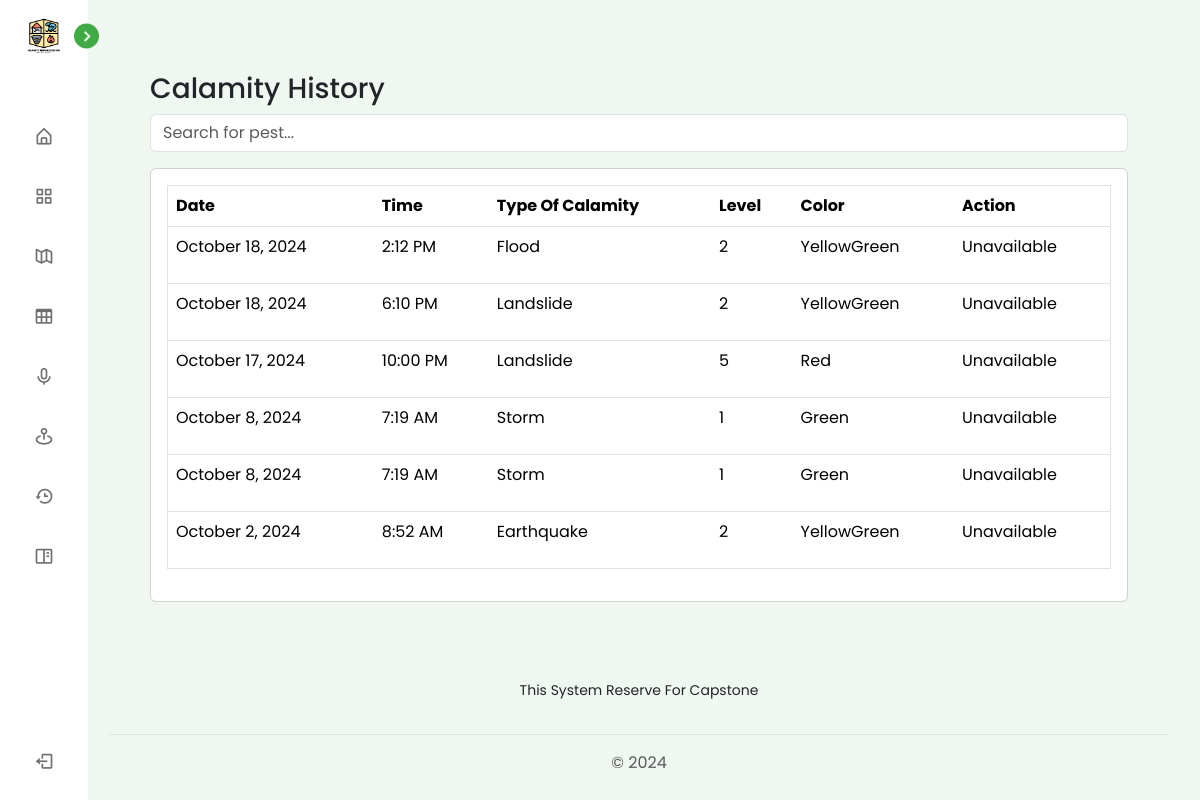
The app's page /view/pages/admin/history.php (signed in), older data.
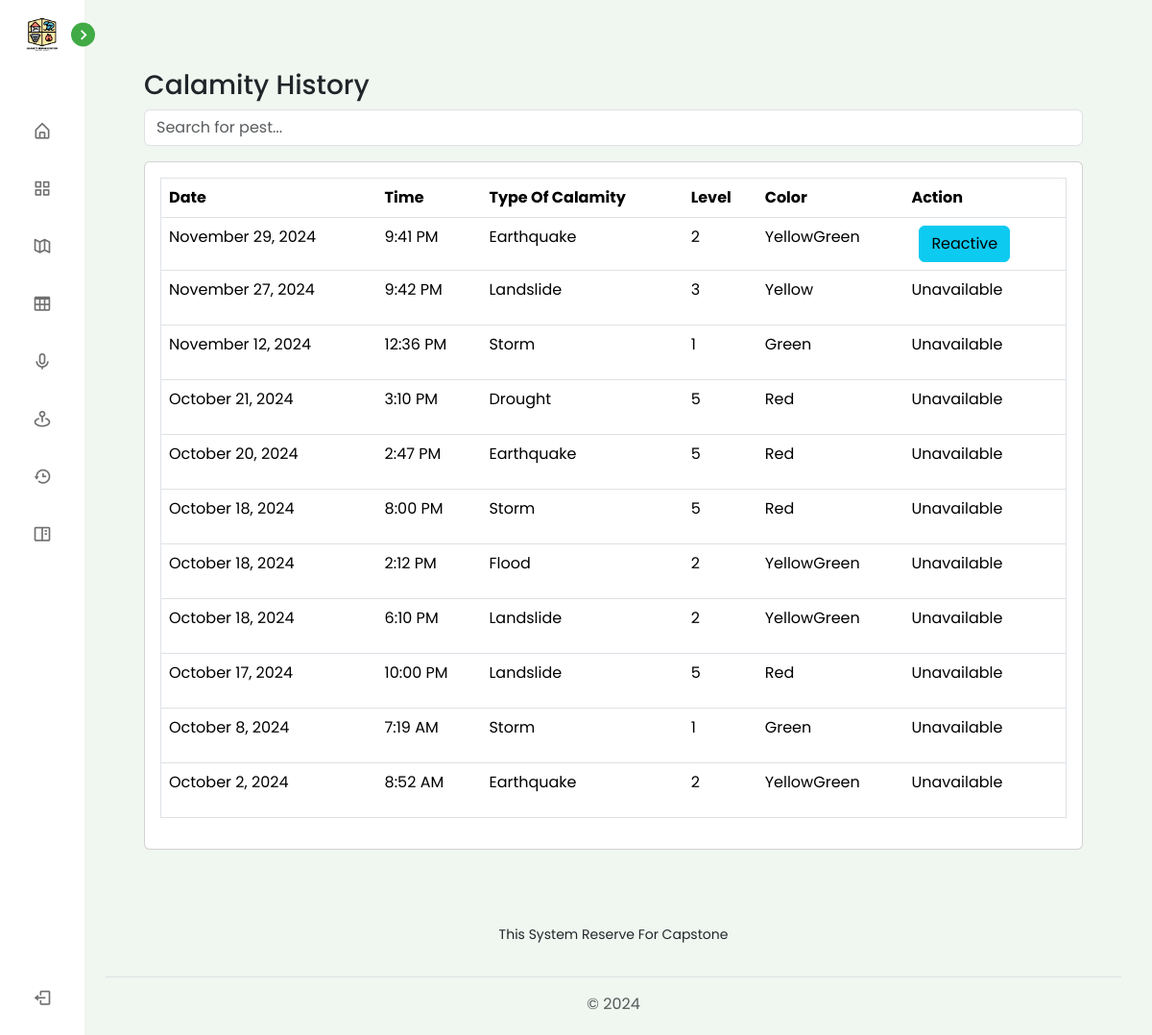
The same page, newer data.
### tables this page shows
CREATE TABLE `tbl_calamity` (
  `id` int(11) NOT NULL,
  `calamity_id` varchar(255) NOT NULL,
  `calamity_type_id` varchar(255) NOT NULL,
  `calamity_status_id` varchar(255) NOT NULL,
  `calamity_description` varchar(255) NOT NULL,
  `calamity_active` tinyint(1) NOT NULL,
  `calamity_date` date NOT NULL,
  `calamity_time` time NOT NULL
);

CREATE TABLE `tbl_type_of_calamity` (
  `id` int(11) NOT NULL,
  `type_calamity_id` varchar(255) NOT NULL,
  `type_calamity_type` varchar(255) NOT NULL,
  `type_calamity_description` varchar(255) NOT NULL
);

CREATE TABLE `tbl_calamity_status` (
  `id` int(11) NOT NULL,
  `status_id` varchar(255) NOT NULL,
  `status_level` varchar(255) NOT NULL,
  `status_color` varchar(255) NOT NULL,
  `status_description` varchar(255) NOT NULL
);

### connection/connection.php (called while the page is built, shortened)
<?php
class config {
    public function __construct(){
        $dsn = "mysql:host=".H.";dbname=".DB;
        $username = U;
        $password = P;
        try {
            $this->pdo = new PDO($dsn, $username, $password);
        } catch (PDOException $e) {
            die("Connection failed: " . $e->getMessage());
        }
    }
}
?>

### controller/CalamityController.php (called while the page is built, shortened)
<?php
require_once('../../../services/CalamityServices.php');
$calamityService = new CalamityServices();
?>

### services/CalamityServices.php (called while the page is built, shortened)
<?php
require_once("../../../connection/connection.php");
class CalamityServices extends config {
    public function getNotActiveCalamity() {
        try {
            $query = "SELECT
                            c.id,
                            c.calamity_active,
                            c.calamity_date,
                            c.calamity_time,
                            c.calamity_description,
                            cs.status_level,
                            cs.status_color,
                            cs.status_description,
                            tc.type_calamity_type,
                            tc.type_calamity_description
                        FROM
                            tbl_calamity c
                        JOIN
                            tbl_calamity_status cs
                            ON c.calamity_status_id = cs.status_id
                        JOIN
                            tbl_type_of_calamity tc
                            ON c.calamity_type_id = tc.type_calamity_id
                        WHERE
                            c.calamity_active = 0
                        ORDER BY
                            c.calamity_date DESC
                        ";
            $stmt = $this->pdo->prepare($query);
            $stmt->execute();
            $calamities =  $stmt->fetchAll(PDO::FETCH_ASSOC);
            return  $calamities;
        } catch (PDOException $e) {
            echo "Error: " . $e->getMessage();
        }
    }
}
?>

### view/pages/admin/history.php (the view, shortened to what this page needs)
<?php
require_once('../../../controller/CalamityController.php');
$histories = $calamityService->getNotActiveCalamity();
?>
<?php require_once('../../components/header.php')?>
<div class="p-1 p-md-5">
    <div class="p-0">
        <h3 class="text-dark">Calamity History</h3>
        <div class="mb-3">
            <input type="text" id="searchInput" class="form-control" placeholder="Search for pest...">
        </div>
        <div class="table-responsive card p-3">
            <table border="1" class="table p-3" id="pestData">
                <thead>
                    <tr>
                        <th>Date</th>
                        <th>Time</th>
                        <th>Type Of Calamity</th>
                        <th>Level</th>
                        <th>Color</th>
                        <th>Action</th>
                    </tr>
                </thead>
                <tbody>
                    <?php if (!empty($histories)): ?>
                        <?php foreach ($histories  as $history): ?>
                            <tr>
                                <td><?php
                                    $date = new DateTime($history['calamity_date']);
                                    echo $date->format('F j, Y')?>
                                </td>
                                <td><?php
                                    $time = new DateTime($history['calamity_time']);
                                    echo $time->format('g:i A')?>
                                </td>
                                <td><?php echo htmlspecialchars($history['type_calamity_type']); ?></td>
                                <td><?php echo htmlspecialchars($history['status_level']); ?></td>
                                <td><?php echo htmlspecialchars($history['status_color']); ?></td>
                                <td>
                                    <?php
                                    $datenow = new DateTime('now');
                                    if ($date->format('F j, Y') == $datenow->format('F j, Y')) {
                                    ?>
                                        <button type="button" class="btn btn-info mx-0 mx-md-2 my-1 my-md-0"
                                                data-bs-toggle="modal"
                                                data-bs-target="#reactiveModal"
                                                data-bs-id="<?php echo htmlspecialchars($history['id']); ?>">
                                                Reactive
                                        </button>
                                    <?php
                                    } else {
                                    ?>
                                        <p>Unavailable</p>
                                    <?php
                                    }
                                    ?>
                                </td>
                            </tr>
                        <?php endforeach; ?>
                    <?php else: ?>
                        <tr>
                            <td colspan="6" class="text-center">No records found.</td>
                        </tr>
                    <?php endif; ?>
                </tbody>
            </table>
        </div>
    </div>
</div>
<?php require_once('../../components/footer.php')?>

### view/components/header.php (shortened to what this page needs)
<!DOCTYPE html>
<html lang="en">
<head>
    <link rel="stylesheet" href="https://unpkg.com/leaflet@1.9.4/dist/leaflet.css" />
    <link href="https://cdn.jsdelivr.net/npm/bootstrap@5.3.3/dist/css/bootstrap.min.css" rel="stylesheet">
    <link rel="stylesheet" href="https://cdnjs.cloudflare.com/ajax/libs/font-awesome/6.6.0/css/all.min.css" />
    <link rel="stylesheet" href="../../css/sidebar.css">
    <link href='https://unpkg.com/boxicons@2.1.1/css/boxicons.min.css' rel='stylesheet'>
</head>
<body class="px-1 px-md-5">
<?php
    if (isset($_SESSION['username']) && $title != "User") {
        echo "
                <nav class='sidebar close'>
                        <header>
                            <div class='image-text'>
                                <span class='image'>
                                    <img src='../../../assets/images/logo.png' alt=''>
                                </span>
                            </div>
                            <i class='bx bx-chevron-right toggle'></i>
                        </header>
                        <div class='menu-bar'>
                            <div class='menu'>
                                <ul class='menu-links p-0'>
                                    <li class='nav-link'>
                                        <a href='index.php'>
                                            <i class='bx bx-home-alt icon'></i>
                                        </a>
                                    </li>
                                    <li class='nav-link'>
                                        <a href='calamity.php'>
                                            <i class='bx bx-grid-alt icon'></i>
                                        </a>
                                    </li>
                                    <li class='nav-link'>
                                        <a href='map.php'>
                                            <i class='bx bx-map-alt icon'></i>
                                        </a>
                                    </li>
                                    <li class='nav-link'>
                                        <a href='table.php'>
                                            <i class='bx bx-table icon'></i>
                                        </a>
                                    </li>
                                    <li class='nav-link'>
                                        <a href='annoucement.php'>
                                            <i class='bx bx-microphone icon'></i>
                                        </a>
                                    </li>
                                    <li class='nav-link'>
                                        <a href='evacaution_location.php'>
                                            <i class='bx bx-map-pin icon'></i>
                                        </a>
                                    </li>
                                    <li class='nav-link'>
                                        <a href='history.php'>
                                            <i class='bx bx-history icon'></i>
                                        </a>
                                    </li>
                                      <li class='nav-link'>
                                        <a href='report.php'>
                                            <i class='bx bx-book-content  icon'></i>
                                        </a>
                                    </li>
                                </ul>
                            </div>
                            <div class='bottom-content' class='w-100'>
                                <form action='' method='post' class='w-100'>
                                    <li class='w-100'>
                                        <button type='submit' class='d-flex w-100 btn-logout p-0 py-3' style='padding-left: -10px'>
                                            <i class='bx bx-log-out icon p-0 m-0' style='margin-left: -10px;'></i>
                                        </button>
                                    </li>
                                </form>
                            </div>
                        </div>
                    </nav>
        ";
    }
?>
   <section class="home mb-3 p-4">

### view/components/footer.php (shortened to what this page needs)
    <footer class="py-1 px-2  mt-4">
    <ul class="nav justify-content-center border-bottom pb-3 mb-3">
        <p class="nav-item text-center">
        <small>This System Reserve For Capstone</small>
        </p>
    </ul>
    <p class="text-center text-body-secondary">© 2024</p>
    </footer>
    </section>
</body>
</html>

### view/css/sidebar.css (style rules this page uses)
* { margin: 0; padding: 0; box-sizing: border-box; font-family: 'Poppins', sans-serif; }
:root { --body-color: #f0f6f0; --sidebar-color: #FFF; --primary-color: #40aa44; --primary-color-light: #fffbf5; --toggle-color: #DDD; --text-color: #707070; --tran-03: all 0.2s ease; --tran-03: all 0.3s ease; --tran-04: all 0.3s ease; --tran-05: all 0.3s ease; }
body { min-height: 100vh; background-color: var(--body-color); transition: var(--tran-05); }
.sidebar { position: fixed; top: 0; left: 0; height: 100%; width: 250px; padding: 10px 14px; background: var(--sidebar-color); transition: var(--tran-05); z-index: 100; }
.sidebar.close { width: 88px; }
.sidebar li { height: 50px; list-style: none; display: flex; align-items: center; margin-top: 10px; }
.sidebar header .image, .sidebar .icon { min-width: 60px; border-radius: 6px; }
.sidebar .icon { min-width: 60px; border-radius: 6px; height: 100%; display: flex; align-items: center; justify-content: center; font-size: 20px; }
.sidebar .text, .sidebar .icon { color: var(--text-color); transition: var(--tran-03); }
.sidebar header { position: relative; }
.sidebar header .image-text { display: flex; align-items: center; }
.sidebar header .image { display: flex; align-items: center; justify-content: center; }
.sidebar header .image img { width: 40px; border-radius: 6px; }
.sidebar header .toggle { position: absolute; top: 50%; right: -25px; transform: translateY(-50%) rotate(180deg); height: 25px; width: 25px; background-color: var(--primary-color); color: var(--sidebar-color); border-radius: 50%; display: flex; align-items: center; justify-content: center; font-size: 22px; cursor: pointer; transition: var(--tran-05); }
.sidebar.close .toggle { transform: translateY(-50%) rotate(0deg); }
.sidebar .menu { margin-top: 40px; }
.sidebar li a { list-style: none; height: 100%; background-color: transparent; display: flex; align-items: center; height: 100%; width: 100%; border-radius: 6px; text-decoration: none; transition: var(--tran-03); }
.sidebar .menu-bar { height: calc(100% - 55px); display: flex; flex-direction: column; justify-content: space-between; overflow-y: scroll; }
.home { position: absolute; top: 0; top: 0; left: 250px; height: 100vh; width: calc(100% - 250px); background-color: var(--body-color); transition: var(--tran-05); }
.sidebar.close~.home { left: 78px; height: 100vh; width: calc(100% - 78px); }
.btn-logout { margin: 0; border: none; background: white; cursor: pointer; border-radius: 7px; }

Row changes from the older to the newer data that the page shows:
no longer on this page (row edited): tbl_calamity: calamity_date "October 8, 2024", calamity_time "7:19 AM", tbl_type_of_calamity.type_calamity_type "Storm", tbl_calamity_status.status_level "1", tbl_calamity_status.status_color "Green", shows "Unavailable"
added tbl_calamity: calamity_date "November 29, 2024", calamity_time "9:41 PM", tbl_type_of_calamity.type_calamity_type "Earthquake", tbl_calamity_status.status_level "2", tbl_calamity_status.status_color "YellowGreen"
added tbl_calamity: calamity_date "November 27, 2024", calamity_time "9:42 PM", tbl_type_of_calamity.type_calamity_type "Landslide", tbl_calamity_status.status_level "3", tbl_calamity_status.status_color "Yellow", shows "Unavailable"
added tbl_calamity: calamity_date "November 12, 2024", calamity_time "12:36 PM", tbl_type_of_calamity.type_calamity_type "Storm", tbl_calamity_status.status_level "1", tbl_calamity_status.status_color "Green", shows "Unavailable"
added tbl_calamity: calamity_date "October 21, 2024", calamity_time "3:10 PM", tbl_type_of_calamity.type_calamity_type "Drought", tbl_calamity_status.status_level "5", tbl_calamity_status.status_color "Red", shows "Unavailable"
added tbl_calamity: calamity_date "October 20, 2024", calamity_time "2:47 PM", tbl_type_of_calamity.type_calamity_type "Earthquake", tbl_calamity_status.status_level "5", tbl_calamity_status.status_color "Red", shows "Unavailable"
now on this page (row edited): tbl_calamity: calamity_date "October 18, 2024", calamity_time "8:00 PM", tbl_type_of_calamity.type_calamity_type "Storm", tbl_calamity_status.status_level "5", tbl_calamity_status.status_color "Red", shows "Unavailable"
